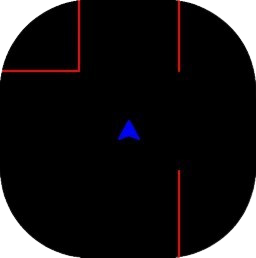

Recreate this plot in Python.
import turtle, random, time

labyrinth_cords = []
finish = []
SPEED = 5
GAME_DELAY = 1

def create_player():
	player = turtle.Turtle("classic")
	player.color("blue")
	player.penup()
	player.speed(0)
	reset(player)
	return player

def laby_move(pen, distance, penUp=False):
	if penUp:
		pen.up()
	for i in range(int(distance/SPEED)):
		pen.forward(SPEED)
		if not penUp: labyrinth_cords.append(pen.position())
	pen.down()

def laby_go(pen, distance, direction, across=False):
	directions = {"up": 90, "left": 180, "down": -90, "right": 0}
	pen.seth(directions[direction])
	for i in range(int(distance/50)):
		skip = False
		pos = [pen.pos()[0],pen.pos()[1]]
		if random.randint(0,5) == 5:
			skip = True
		if direction == "down" and across:
			pos[0] -= 50
			if tuple(pos) in labyrinth_cords:
				skip = True
		if direction == "right" and across:
			pos[1] += 50
			if tuple(pos) in labyrinth_cords:
				skip = True

		laby_move(pen, 50, skip)

def set_finish(pos):
	finish_range = round(10/SPEED)
	for i in range(-finish_range, finish_range+1):
		for j in range(-finish_range, finish_range+1):
			new_pos = (
				pos[0]+i*SPEED,
				pos[1]+j*SPEED
			)
			finish.append(new_pos)

def draw_labyrinth(screen=None):
	if screen:
		finish[:] = []
		labyrinth_cords[:] = []
		screen.clear()
		screen.reset()

	screen = turtle.Screen()
	screen.setup(500, 500)
	screen.title("LabyRand")
	screen.bgcolor("black")
	screen.tracer(6, 75)

	labypen = turtle.Turtle("square")
	labypen.color("red")
	labypen.speed("fastest")
	labypen.up()
	labypen.goto(0 - screen.window_width()/2-25,screen.window_height()/2+25)
	labypen.down()

	for i in range(0, int(screen.window_width()/50+1)):
		laby_go(labypen, (i)*50, "right")
		laby_go(labypen, screen.window_height(), "down", True)
		labypen.up()
		labypen.goto(0 - screen.window_width()/2-25,screen.window_height()/2+25)
		labypen.down()

	for i in range(0, int(screen.window_height()/50+1)):
		laby_go(labypen, (i)*50, "down")
		laby_go(labypen, screen.window_width(), "right", True)
		labypen.up()
		labypen.goto(0 - screen.window_width()/2-25,screen.window_height()/2+25)
		labypen.down()

	labypen.up()
	def randcords():
		return 5*round( random.randint(0-screen.window_width()/2, screen.window_width()/2) /5)
	labypen.goto(randcords(), randcords())
	labypen.down()

	set_finish(labypen.position())
	labypen.color("lime")
	def restart():
		global player
		player = restart_game(screen)
	screen.onkey(up, "w")
	screen.onkey(lt, "a")
	screen.onkey(dn, "s")
	screen.onkey(rt, "d")
	screen.onkey(restart, "r")
	screen.listen()

	screen.tracer(1,1)

	return screen

def movePlayer():
	global moveVec
	global direction
	player.goto(player.position() + moveVec)
	player.seth(direction)

def outsideBorders(pos):
	if pos[0] > screen.window_width()/2 or pos[0] < 0 - screen.window_width()/2:
		return True
	if pos[1] > screen.window_height()/2 or pos[1] < 0 - screen.window_height()/2 + 10:
		return True

def reset(r_turtle):
	global moveVec
	global direction
	moveVec = (0,0)
	direction = 90
	r_turtle.goto(0,0)

def up():
	global moveVec
	global direction
	if moveVec == (0,-SPEED): return
	moveVec = (0,SPEED)
	direction = 90
def lt():
	global moveVec
	global direction
	if moveVec == (SPEED,0): return
	moveVec = (-SPEED,0)
	direction = 180
def rt():
	global moveVec
	global direction
	if moveVec == (-SPEED,0): return
	moveVec = (SPEED,0)
	direction = 0
def dn():
	global moveVec
	global direction
	if moveVec == (0,SPEED): return
	moveVec = (0,-SPEED)
	direction = 270

def restart_game(screen):
	"""Example:
>>> screen = draw_labyrinth()
>>> player = restart_game(screen)"""
	draw_labyrinth(screen)
	return create_player()

start_screen = turtle.Screen()
start_screen.bgcolor("black")
title = turtle.Turtle("square")
title.color("red")
title.back(110)
title.up()
title.write("LabyRand", font=("Cascadia Code", 32, "normal"))
title.right(90)
title.forward(100)
title.write("WASD to move\nPress R to regenerate a level\nThe game will start in 3 seconds\nYou don't have a choice", font=("Cascadia Code", 20, "normal"))
title.forward(20)

time.sleep(3)

start_screen.clear()

global direction
global moveVec
direction = 90
moveVec = (0,0)

screen = draw_labyrinth()
global player
player = create_player()

while True:
	if player.position() in labyrinth_cords or outsideBorders(player.position()):
		reset(player)
	if player.position() in finish:
		player.write("You win!", align="center", font=("Cascadia Code", 20, "normal"))
		time.sleep(2)
		player = restart_game(screen)
		continue
	movePlayer()
	time.sleep(GAME_DELAY / 100)
